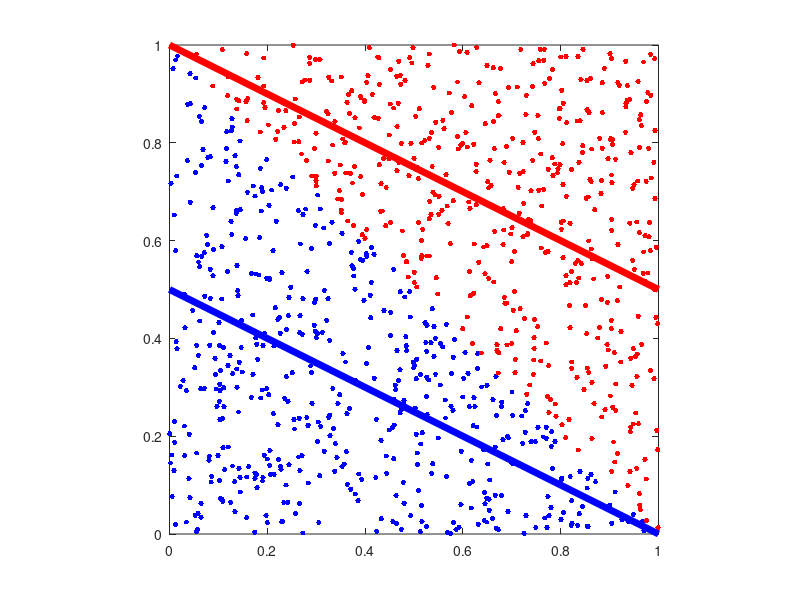

Write MATLAB code to recreate this figure.
close all
N = 1000;
x = rand(N,1);
y = rand(N,1);

z = x+y;
ind1 = find(z<1);
ind2 = find(z>1);

xblue = x(ind1);
yblue = y(ind1);
xred  = x(ind2);
yred  = y(ind2);

figure(1)
plot(xblue,yblue,'b.','MarkerSize',12)
axis('square')
hold on
plot(xred,yred,'r.','MarkerSize',12)

% plot regression lines
plot([0 1],[0.5 0],'b','linewidth',5)
plot([0 1],[1 0.5],'r','linewidth',5)

% calculate correlations
rho = corrcoef(x,y)
rhoblue = corrcoef(xblue,yblue)
rhored = corrcoef(xred,yred)
